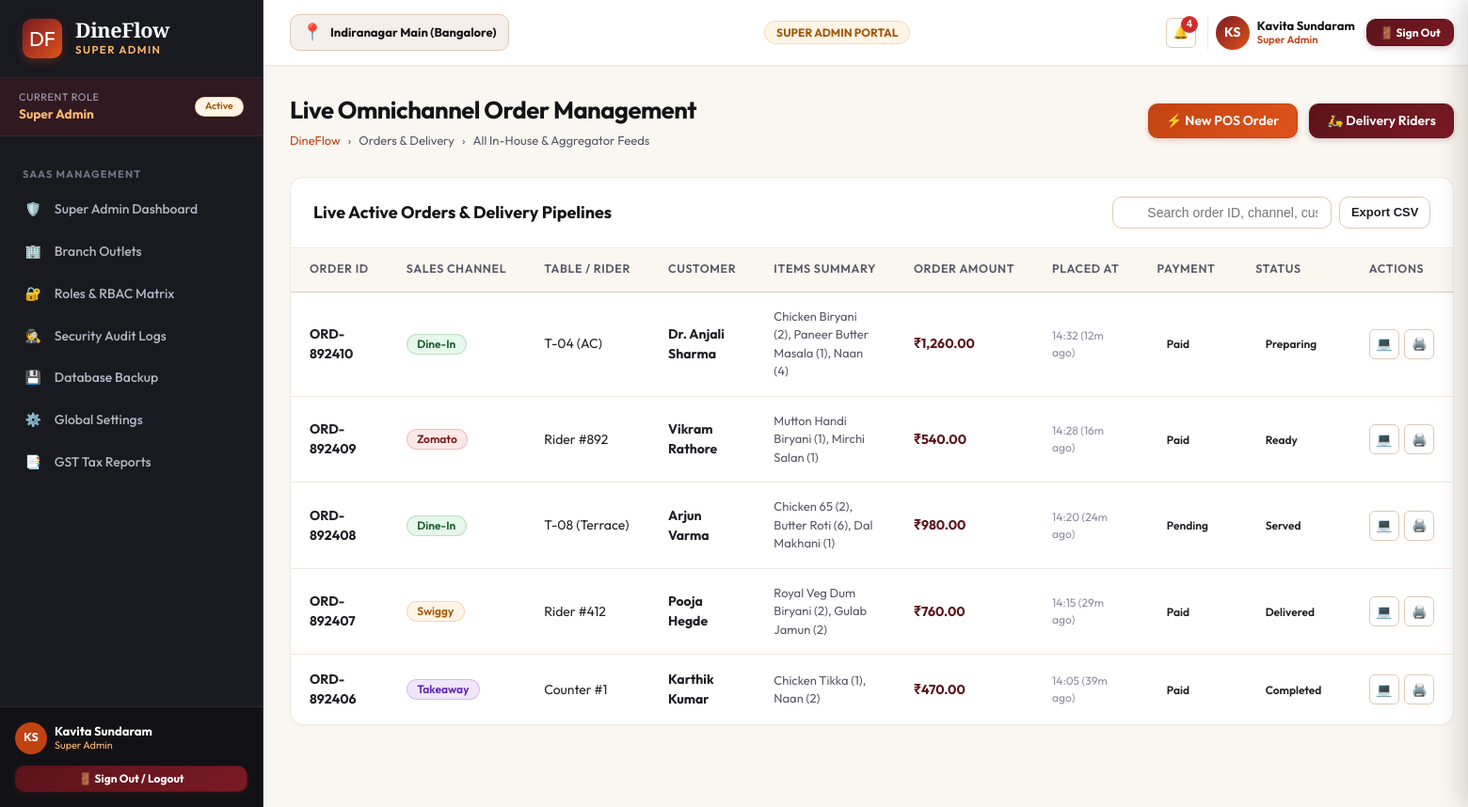
Screenshot of /orders/ (signed in) with the database file from the repository.
### apps/accounts/models.py (models this page shows, shortened)
class Role(models.Model):
    code = models.CharField(max_length=50, unique=True)
    name = models.CharField(max_length=100)
    description = models.TextField(blank=True, default='')
    dashboard_url = models.CharField(max_length=200, default='/dashboard/owner/')
    icon = models.CharField(max_length=50, default='shield')
    is_active = models.BooleanField(default=True)
    created_at = models.DateTimeField(auto_now_add=True)

class UserProfile(models.Model):
    user = models.OneToOneField(User, on_delete=models.CASCADE, related_name='userprofile')
    role = models.ForeignKey(Role, on_delete=models.PROTECT, related_name='users')
    branch = models.CharField(max_length=150, default='Indiranagar Main (Bangalore)')
    employee_code = models.CharField(max_length=50, blank=True, default='')
    phone = models.CharField(max_length=20, blank=True, default='')
    avatar_initials = models.CharField(max_length=5, default='DF')
    created_at = models.DateTimeField(auto_now_add=True)
    updated_at = models.DateTimeField(auto_now=True)

### apps/orders/views.py (the view)
# urls.py: path('', views.live_orders, name='live_orders_root'),
@role_required(['waiter', 'kitchen', 'manager', 'cashier', 'owner', 'customer', 'super_admin'])
def live_orders(request):
    orders_list = [
        {'id': 'ORD-892410', 'channel': 'Dine-In', 'table': 'T-04 (AC)', 'customer': 'Dr. Anjali Sharma', 'items_summary': 'Chicken Biryani (2), Paneer Butter Masala (1), Naan (4)', 'amount': 1260.00, 'time': '14:32 (12m ago)', 'payment_status': 'paid', 'order_status': 'preparing'},
        {'id': 'ORD-892409', 'channel': 'Zomato', 'table': 'Rider #892', 'customer': 'Vikram Rathore', 'items_summary': 'Mutton Handi Biryani (1), Mirchi Salan (1)', 'amount': 540.00, 'time': '14:28 (16m ago)', 'payment_status': 'paid', 'order_status': 'ready'},
        {'id': 'ORD-892408', 'channel': 'Dine-In', 'table': 'T-08 (Terrace)', 'customer': 'Arjun Varma', 'items_summary': 'Chicken 65 (2), Butter Roti (6), Dal Makhani (1)', 'amount': 980.00, 'time': '14:20 (24m ago)', 'payment_status': 'pending', 'order_status': 'served'},
        {'id': 'ORD-892407', 'channel': 'Swiggy', 'table': 'Rider #412', 'customer': 'Pooja Hegde', 'items_summary': 'Royal Veg Dum Biryani (2), Gulab Jamun (2)', 'amount': 760.00, 'time': '14:15 (29m ago)', 'payment_status': 'paid', 'order_status': 'delivered'},
        {'id': 'ORD-892406', 'channel': 'Takeaway', 'table': 'Counter #1', 'customer': 'Karthik Kumar', 'items_summary': 'Chicken Tikka (1), Naan (2)', 'amount': 470.00, 'time': '14:05 (39m ago)', 'payment_status': 'paid', 'order_status': 'completed'},
    ]
    context = {
        'page_title': 'Omnichannel Live Orders',
        'orders': orders_list
    }
    return render(request, 'orders/live_orders.html', context)

### dineflow_core/templatetags/dineflow_tags.py (called while the page is built)
@register.filter(name='inr')
def inr_format(value):
    if value is None or value == '':
        return '₹0.00'
    try:
        val = float(value)
    except (ValueError, TypeError):
        return f"₹{value}"
    is_negative = val < 0
    val = abs(val)
    parts = f"{val:.2f}".split('.')
    integer_part = parts[0]
    decimal_part = parts[1]
    if len(integer_part) <= 3:
        formatted = integer_part
    else:
        last_three = integer_part[-3:]
        remaining = integer_part[:-3]
        groups = []
        while len(remaining) > 2:
            groups.insert(0, remaining[-2:])
            remaining = remaining[:-2]
        if remaining:
            groups.insert(0, remaining)
        formatted = ",".join(groups) + "," + last_three
    result = f"₹{formatted}.{decimal_part}"
    return f"-{result}" if is_negative else result

### templates/orders/live_orders.html (shortened to what this page needs)
{% extends 'base.html' %}
{% load static %}
{% load dineflow_tags %}
{% block content %}
<div class="df-page-header">
  <div class="df-page-title-group">
    <h1>Live Omnichannel Order Management</h1>
    <div class="df-breadcrumb">
      <a href="{% url 'landing:index' %}">DineFlow</a>
      <span>›</span>
      <span>Orders & Delivery</span>
      <span>›</span>
      <span>All In-House & Aggregator Feeds</span>
    </div>
  </div>
  <div style="display:flex; gap:0.75rem;">
    <a href="{% url 'pos:terminal' %}" class="df-btn df-btn-terracotta">
      <span>⚡ New POS Order</span>
    </a>
    <a href="{% url 'delivery:fleet' %}" class="df-btn df-btn-maroon">
      <span>🛵 Delivery Riders</span>
    </a>
  </div>
</div>
<div class="df-card">
  <div class="df-card-header">
    <div class="df-card-title">Live Active Orders & Delivery Pipelines</div>
    <div style="display:flex; gap:0.5rem;">
      <input type="text" id="df-order-search" class="df-input-search" placeholder="Search order ID, channel, customer...">
      <button class="df-btn df-btn-outline df-btn-sm" onclick="ExportPrint.exportTableToCSV('df-orders-table', 'live_orders.csv')">Export CSV</button>
    </div>
  </div>
  <div class="df-table-responsive">
    <table class="df-table" id="df-orders-table">
      <thead>
        <tr>
          <th>Order ID</th>
          <th>Sales Channel</th>
          <th>Table / Rider</th>
          <th>Customer</th>
          <th>Items Summary</th>
          <th>Order Amount</th>
          <th>Placed At</th>
          <th>Payment</th>
          <th>Status</th>
          <th>Actions</th>
        </tr>
      </thead>
      <tbody>
        {% for o in orders %}
          <tr>
            <td><strong>{{ o.id }}</strong></td>
            <td>
              <span class="df-badge {% if o.channel == 'Swiggy' %}badge-warning{% elif o.channel == 'Zomato' %}badge-danger{% elif o.channel == 'Dine-In' %}badge-success{% else %}badge-info{% endif %}">
                {{ o.channel }}
              </span>
            </td>
            <td>{{ o.table }}</td>
            <td><strong>{{ o.customer }}</strong></td>
            <td style="font-size:0.8125rem; color:var(--df-text-secondary);">{{ o.items_summary }}</td>
            <td style="font-weight:700; color:var(--df-maroon-800);">{{ o.amount|inr }}</td>
            <td style="font-size:0.75rem; color:var(--df-text-muted);">{{ o.time }}</td>
            <td><span class="df-badge badge-{{ o.payment_status }}">{{ o.payment_status }}</span></td>
            <td><span class="df-badge badge-{{ o.order_status }}">{{ o.order_status }}</span></td>
            <td>
              <div class="df-action-btns">
                <a href="{% url 'pos:terminal' %}?order={{ o.id }}" class="df-btn-icon" title="View & Edit in POS">💻</a>
                <button class="df-btn-icon" onclick="DineFlow.showToast('Reprint KOT', 'KOT reprinted for {{ o.id }}', 'info')" title="Print KOT">🖨️</button>
              </div>
            </td>
          </tr>
        {% endfor %}
      </tbody>
    </table>
  </div>
</div>
{% endblock %}

### templates/partials/_sidebar.html (shortened to what this page needs)
{% load static %}
<aside class="df-sidebar">
  <div class="df-brand-header">
    <div class="df-brand-logo">DF</div>
    <div>
      <div class="df-brand-title">DineFlow</div>
      <div class="df-brand-subtitle">{{ CURRENT_USER.role_title }}</div>
    </div>
  </div>
  <div style="padding: 0.75rem 1.25rem; background: rgba(122, 26, 36, 0.25); border-bottom: 1px solid #2B2B33; display: flex; align-items: center; justify-content: space-between;">
    <div>
      <div style="font-size: 0.68rem; color: #A6A6B8; text-transform: uppercase; letter-spacing: 0.05em;">Current Role</div>
      <div style="font-size: 0.85rem; font-weight: 700; color: var(--df-saffron-400);">{{ CURRENT_USER.role_title }}</div>
    </div>
    <span class="df-badge badge-warning" style="font-size: 0.65rem;">Active</span>
  </div>
  <nav style="flex: 1; padding: 0.75rem 0 2rem; overflow-y: auto;">
    {% if CURRENT_ROLE == 'super_admin' %}
      <div class="df-nav-section-title">SaaS Management</div>
      <ul class="df-nav-list">
        <li class="df-nav-item">
          <a href="{% url 'dashboard:super_admin' %}" class="df-nav-link {% if request.resolver_match.url_name == 'super_admin' %}active{% endif %}">
            <span>🛡️</span>
            <span>Super Admin Dashboard</span>
          </a>
        </li>
        <li class="df-nav-item">
          <a href="{% url 'settings_app:branches' %}" class="df-nav-link {% if request.resolver_match.url_name == 'branches' %}active{% endif %}">
            <span>🏢</span>
            <span>Branch Outlets</span>
          </a>
        </li>
        <li class="df-nav-item">
          <a href="{% url 'settings_app:roles_permissions' %}" class="df-nav-link {% if request.resolver_match.url_name == 'roles_permissions' %}active{% endif %}">
            <span>🔐</span>
            <span>Roles & RBAC Matrix</span>
          </a>
        </li>
        <li class="df-nav-item">
          <a href="{% url 'settings_app:audit_logs' %}" class="df-nav-link {% if request.resolver_match.url_name == 'audit_logs' %}active{% endif %}">
            <span>🕵️</span>
            <span>Security Audit Logs</span>
          </a>
        </li>
        <li class="df-nav-item">
          <a href="{% url 'settings_app:backup_restore' %}" class="df-nav-link {% if request.resolver_match.url_name == 'backup_restore' %}active{% endif %}">
            <span>💾</span>
            <span>Database Backup</span>
          </a>
        </li>
        <li class="df-nav-item">
          <a href="{% url 'settings_app:general' %}" class="df-nav-link {% if request.resolver_match.url_name == 'general' %}active{% endif %}">
            <span>⚙️</span>
            <span>Global Settings</span>
          </a>
        </li>
        <li class="df-nav-item">
          <a href="{% url 'analytics:tax_reports' %}" class="df-nav-link {% if request.resolver_match.url_name == 'tax_reports' %}active{% endif %}">
            <span>📑</span>
            <span>GST Tax Reports</span>
          </a>
        </li>
      </ul>
    {% endif %}
  </nav>
  <div style="padding: 1rem; border-top: 1px solid #2B2B33; background: rgba(18, 18, 22, 0.95); margin-top: auto;">
    <div style="display: flex; align-items: center; justify-content: space-between; margin-bottom: 0.75rem;">
      <div style="display: flex; align-items: center; gap: 0.5rem;">
        <div style="width: 34px; height: 34px; border-radius: 50%; background: var(--df-terracotta-700); color: #FFF; font-weight: 700; display: flex; align-items: center; justify-content: center; font-size: 0.78rem;">
          {{ CURRENT_USER.avatar_initials }}
        </div>
        <div style="line-height: 1.2;">
          <div style="font-weight: 700; font-size: 0.8125rem; color: #FFF;">{{ CURRENT_USER.name }}</div>
          <div style="font-size: 0.68rem; color: var(--df-saffron-400);">{{ CURRENT_USER.role_title }}</div>
        </div>
      </div>
    </div>
    <div>
      <a href="{% url 'accounts:logout' %}" class="df-btn df-btn-maroon df-btn-sm" style="width: 100%; justify-content: center; font-size: 0.75rem; font-weight: 700;">
        <span>🚪 Sign Out / Logout</span>
      </a>
    </div>
  </div>
</aside>

### templates/partials/_navbar.html (shortened to what this page needs)
{% load static %}
<header class="df-navbar">
  <div style="display: flex; align-items: center; gap: 1rem;">
    <div style="display: flex; align-items: center; gap: 0.5rem; background: var(--df-bg-cream); border: 1px solid var(--df-border-medium); padding: 0.35rem 0.75rem; border-radius: var(--df-radius-md);">
      <span style="font-size: 1.1rem;">📍</span>
      <span style="font-weight: 700; font-size: 0.8125rem; color: var(--df-charcoal-900);">{{ ACTIVE_BRANCH }}</span>
    </div>
  </div>
  <div style="display: flex; align-items: center; gap: 0.75rem;">
    <span class="df-badge badge-warning" style="font-weight: 700; font-size: 0.75rem; padding: 0.35rem 0.75rem;">
      {{ CURRENT_USER.role_title|upper }} PORTAL
    </span>
  </div>
  <div style="display: flex; align-items: center; gap: 0.75rem;">
    <button class="df-btn-icon" onclick="DineFlow.openDrawer('df-notifications-drawer')" style="position: relative;" title="Notifications">
      🔔
      {% if UNREAD_NOTIFICATIONS_COUNT > 0 %}
        <span style="position: absolute; top: -3px; right: -3px; width: 18px; height: 18px; background: var(--df-danger-600); color: #FFF; border-radius: 50%; font-size: 0.65rem; font-weight: 800; display: flex; align-items: center; justify-content: center;">
          {{ UNREAD_NOTIFICATIONS_COUNT }}
        </span>
      {% endif %}
    </button>
    <div style="display: flex; align-items: center; gap: 0.5rem; padding-left: 0.5rem; border-left: 1px solid var(--df-border-light);">
      <div style="width: 36px; height: 36px; border-radius: 50%; background: linear-gradient(135deg, var(--df-maroon-700), var(--df-terracotta-600)); color: #FFF; font-weight: 700; display: flex; align-items: center; justify-content: center; font-size: 0.875rem; box-shadow: var(--df-shadow-xs);">
        {{ CURRENT_USER.avatar_initials }}
      </div>
      <div style="line-height: 1.2; text-align: left;" class="df-hide-mobile">
        <div style="font-weight: 700; font-size: 0.8125rem; color: var(--df-charcoal-900);">{{ CURRENT_USER.name }}</div>
        <div style="font-size: 0.7rem; color: var(--df-terracotta-700); font-weight: 600;">{{ CURRENT_USER.role_title }}</div>
      </div>
    </div>
    <a href="{% url 'accounts:logout' %}" class="df-btn df-btn-maroon df-btn-sm" style="font-weight: 700; font-size: 0.75rem; padding: 0.4rem 0.85rem;" title="Sign out of ERP">
      <span>🚪 Sign Out</span>
    </a>
  </div>
</header>

### static/css/dineflow-tokens.css (style rules this page uses)
:root { --df-charcoal-900: #141417; --df-charcoal-800: #1E1E24; --df-charcoal-700: #2B2B33; --df-charcoal-600: #3C3C47; --df-charcoal-500: #555563; --df-charcoal-400: #7A7A8C; --df-charcoal-300: #A6A6B8; --df-charcoal-200: #D1D1DE; --df-charcoal-100: #EDEDF5; --df-maroon-900: #420C12; --df-maroon-800: #5C131B; --df-maroon-700: #7A1A24; --df-maroon-600: #9E222F; --df-maroon-500: #C42B3B; --df-maroon-100: #FCE8EA; --df-terracotta-900: #73270A; --df-terracotta-800: #9C350D; --df-terracotta-700: #C24312; --df-terracotta-600: #E0531A; --df-terracotta-500: #F06A33; --df-terracotta-400: #F58C60; --df-terracotta-100: #FDEDE6; --df-saffron-900: #733E05; --df-saffron-800: #A15707; --df-saffron-700: #CF7009; --df-saffron-600: #F58B14; --df-saffron-500: #FFA238; --df-saffron-400: #FFB96B; --df-saffron-100: #FFF4E5; --df-gold-800: #8C731A; --df-gold-700: #B89722; --df-gold-600: #D9B32B; --df-gold-500: #F0CA3F; --df-gold-100: #FDF9E7; --df-green-900: #0E421B; --df-green-800: #155C27; --df-green-700: #1E7A35; --df-green-600: #279C44; --df-green-500: #34BD55; --df-green-100: #E6F7EB; --df-danger-800: #781717; --df-danger-700: #A32020; --df-danger-600: #CF2D2D; --df-danger-100: #FDE8E8; --df-bg-app: #FAF7F2; --df-bg-cream: #F5EFEB; --df-bg-surface: #FFFFFF; --df-bg-surface-subtle: #F9F6F0; --df-bg-sidebar: #191920; --df-bg-sidebar-hover: #262630; --df-bg-sidebar-active: #7A1A24; --df-text-primary: #1F1F24; --df-text-secondary: #585866; --df-text-muted: #8C8C9E; --df-text-light: #F7F5F0; --df-text-on-dark: #FFFFFF; --df-border-light: #EFE9E0; --df-border-medium: #DEC9B5; --df-border-dark: #383842; --df-border-focus: #C24312; --df-font-sans: 'Outfit', 'Inter', -apple-system, BlinkMacSystemFont, "Segoe UI", Roboto, sans-serif; --df-font-serif: 'Playfair Display', Georgia, serif; --df-font-mono: 'JetBrains Mono', 'Fira Code', Consolas, monospace; --df-shadow-xs: 0 1px 2px rgba(33, 20, 10, 0.04); --df-shadow-sm: 0 2px 4px rgba(33, 20, 10, 0.06), 0 1px 2px rgba(33, 20, 10, 0.04); --df-shadow-md: 0 6px 12px -2px rgba(33, 20, 10, 0.08), 0 3px 6px -2px rgba(33, 20, 10, 0.05); --df-shadow-lg: 0 12px 24px -4px rgba(33, 20, 10, 0.12), 0 6px 12px -4px rgba(33, 20, 10, 0.06); --df-shadow-xl: 0 20px 32px -6px rgba(33, 20, 10, 0.16), 0 10px 16px -6px rgba(33, 20, 10, 0.08); --df-radius-sm: 6px; --df-radius-md: 10px; --df-radius-lg: 14px; --df-radius-xl: 20px; --df-radius-full: 9999px; --df-sidebar-width: 280px; --df-sidebar-collapsed-width: 80px; --df-navbar-height: 70px; }

### rows the page displays
Role: role_title "SUPER ADMIN", role_title "Super Admin"
UserProfile: avatar_initials "KS", branch "Indiranagar Main (Bangalore)"

### other values shown
{{ CURRENT_USER.name }} "Kavita Sundaram"
{{ UNREAD_NOTIFICATIONS_COUNT }} "4"
{{ o.id }} "ORD-892410" "ORD-892409" "ORD-892408" "ORD-892407" "ORD-892406"
{{ o.channel }} "Dine-In" "Zomato" "Dine-In" "Swiggy" "Takeaway"
{{ o.table }} "T-04 (AC)" "Rider #892" "T-08 (Terrace)" "Rider #412" "Counter #1"
{{ o.customer }} "Dr. Anjali Sharma" "Vikram Rathore" "Arjun Varma" "Pooja Hegde" "Karthik Kumar"
{{ o.items_summary }} "Chicken Biryani (2), Paneer Butter Masala (1), Naan (4)" "Mutton Handi Biryani (1), Mirchi Salan (1)" "Chicken 65 (2), Butter Roti (6), Dal Makhani (1)" "Royal Veg Dum Biryani (2), Gulab Jamun (2)" "Chicken Tikka (1), Naan (2)"
{{ o.amount|inr }} "₹1,260.00" "₹540.00" "₹980.00" "₹760.00" "₹470.00"
{{ o.time }} "14:32 (12m ago)" "14:28 (16m ago)" "14:20 (24m ago)" "14:15 (29m ago)" "14:05 (39m ago)"
{{ o.payment_status }} "Paid" "Paid" "Pending" "Paid" "Paid"
{{ o.order_status }} "Preparing" "Ready" "Served" "Delivered" "Completed"
